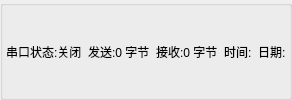
        <widget class="QGroupBox" name="groupBox">
         <property name="title">
          <string/>
         </property>
         <layout class="QHBoxLayout" name="horizontalLayout_10">
          <property name="leftMargin">
           <number>3</number>
          </property>
          <property name="topMargin">
           <number>3</number>
          </property>
          <property name="rightMargin">
           <number>3</number>
          </property>
          <property name="bottomMargin">
           <number>3</number>
          </property>
          <item>
           <widget class="QLabel" name="labIsOpen">
            <property name="text">
             <string>串口状态:关闭</string>
            </property>
           </widget>
          </item>
          <item>
           <widget class="QLabel" name="labSend">
            <property name="text">
             <string>发送:0 字节</string>
            </property>
           </widget>
          </item>
          <item>
           <widget class="QLabel" name="labReceive">
            <property name="text">
             <string>接收:0 字节</string>
            </property>
           </widget>
          </item>
          <item>
           <widget class="QLabel" name="labTime">
            <property name="text">
             <string>时间:</string>
            </property>
           </widget>
          </item>
          <item>
           <widget class="QLabel" name="labDate">
            <property name="text">
             <string>日期:</string>
            </property>
           </widget>
          </item>
         </layout>
        </widget>
